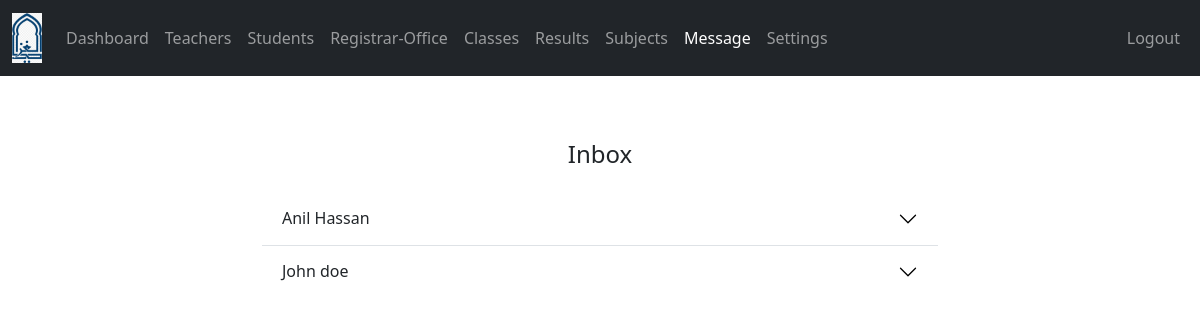
/admin/message.php (signed in), run on an earlier commit of the app's database.
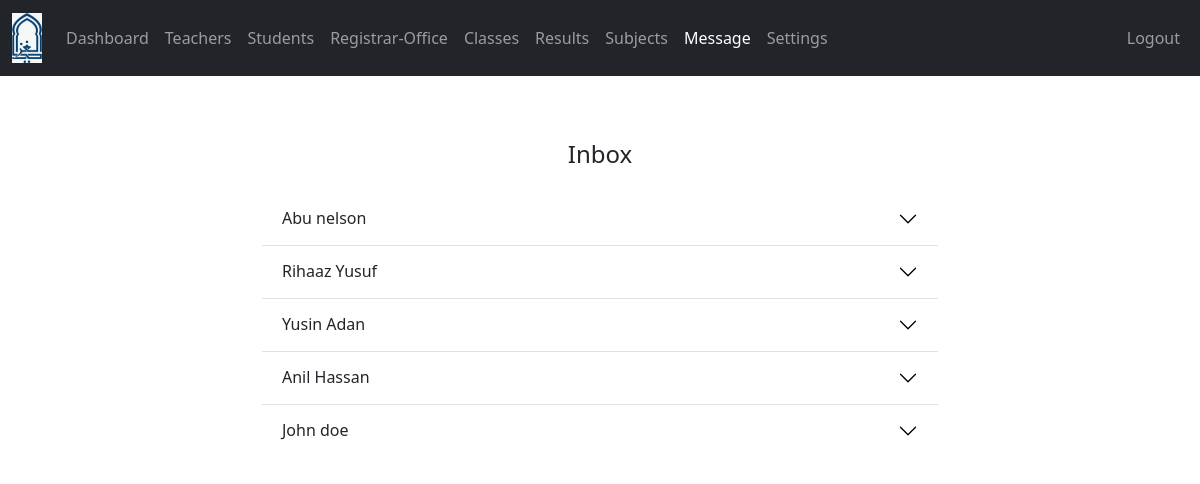
And on a later commit of the database.
### tables this page shows
CREATE TABLE `message` (
  `message_id` int(11) NOT NULL,
  `sender_full_name` varchar(100) NOT NULL,
  `sender_email` varchar(255) NOT NULL,
  `message` text NOT NULL,
  `date_time` datetime NOT NULL DEFAULT current_timestamp()
);

### admin/data/message.php (called while the page is built)
<?php
function getAllMessages($conn){
   $sql = "SELECT * FROM message ORDER BY message_id DESC";
   $stmt = $conn->prepare($sql);
   $stmt->execute();
   if ($stmt->rowCount() >= 1) {
     $messages = $stmt->fetchAll();
     return $messages;
   }else {
    return 0;
   }
}

### admin/message.php (the view, shortened to what this page needs)
<?php
if (isset($_SESSION['admin_id']) &&
    isset($_SESSION['role'])) {
    if ($_SESSION['role'] == 'Admin') {
       include "../DB_connection.php";
       include "data/message.php";
       $messages = getAllMessages($conn);
 ?>
<!DOCTYPE html>
<html lang="en">
<head>
	<link rel="stylesheet" href="https://cdn.jsdelivr.net/npm/bootstrap@5.2.0/dist/css/bootstrap.min.css">
	<link rel="stylesheet" href="../css/style.css">
  <link rel="stylesheet" href="https://cdnjs.cloudflare.com/ajax/libs/font-awesome/4.7.0/css/font-awesome.min.css">
</head>
<body>
    <?php
        include "inc/navbar.php";
        if ($messages != 0) {
     ?>
     <div class="container mt-5" style="width: 90%; max-width: 700px;">
        <h4 class="text-center p-3">Inbox</h4>
        <div class="accordion accordion-flush" id="accordionFlushExample_<?=$message['message_id']?>">
          <?php foreach ($messages as $message) { ?>
          <div class="accordion-item">
            <h2 class="accordion-header" id="flush-heading_<?=$message['message_id']?>">
              <button class="accordion-button collapsed" type="button" data-bs-toggle="collapse" data-bs-target="#flush-collapse_<?=$message['message_id']?>" aria-expanded="false" aria-controls="flush-collapse_<?=$message['message_id']?>">
                <?=$message['sender_full_name']?>
              </button>
            </h2>
          </div>
          <?php } ?>
        </div>
         <?php } ?>
     </div>
</body>
</html>
<?php
  }else {
    header("Location: ../login.php");
    exit;
  }
}else {
	header("Location: ../login.php");
	exit;
}
?>

What changed in the data, as far as the page shows it:
added message: sender_full_name "Abu nelson"
added message: sender_full_name "Rihaaz Yusuf"
added message: sender_full_name "Yusin Adan"
